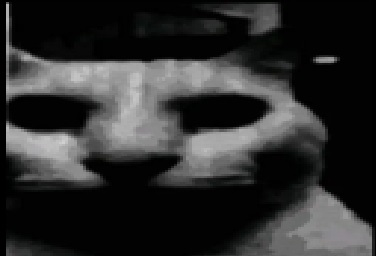
#> input picture data/catdespair.jpg, 376 x 256 px
$ python main.py data/catdespair.jpg
#> lines starting #> are read from the running program, lines starting #| are printed output that depends on the picture
### tree.py
"""
Module with quadtree implementation.
"""
import threading
from PIL import Image, ImageDraw


class Quadrant:
    """
    Represents a quadrant in the QuadTree

    Attributes:
        bbox (tuple): The bounding box of the quadrant
        depth (int): The depth in the quadtree
        children (list): The child quadrants if any
        leaf (bool): True if leaf quadrant, else False
        detail (float): The detail intensity of the quadrant
        color (tuple): The average color in RGB format
    """

    def __init__(self, image: Image.Image, bbox: tuple, depth: int):
        """
        Initialize a Quadrant

        Args:
            image (PIL.Image.Image): The input image
            bbox (tuple): The bounding box of the quadrant
            depth (int): The depth in the quadtree
        """
        self.bbox = bbox
        self.depth = depth
        self.children = None
        self.leaf = False

        image = image.crop(bbox)

        histogram = image.histogram()

        self.detail = get_luma_y(histogram)
        self.color = average_color(image)

    def split(self, image: Image.Image):
        """
        Split the quadrant into four new quadrants.

        Args:
            image (PIL.Image.Image): The input image.
        """
        left, upper, width, height = self.bbox

        middle_x = left + (width - left) / 2
        middle_y = upper + (height - upper) / 2

        # left upper right lower
        upper_left = Quadrant(image, (left, upper, middle_x, middle_y), self.depth + 1)
        upper_right = Quadrant(image, (middle_x, upper, width, middle_y), self.depth + 1)
        bottom_left = Quadrant(image, (left, middle_y, middle_x, height), self.depth + 1)
        bottom_right = Quadrant(image, (middle_x, middle_y, width, height), self.depth + 1)

        self.children = [upper_left, upper_right, bottom_left, bottom_right]


def average_color(image: Image.Image) -> tuple:
    """
    Calculate the average color of an image

    Args:
        image (PIL.Image.Image): The input image

    Returns:
        tuple: A tuple representing the average color in RGB format
    """
    image = image.convert("RGB")

    pixel_data = list(image.getdata())

    total_r, total_g, total_b = 0, 0, 0

    for pixel in pixel_data:
        r, g, b = pixel
        total_r += r
        total_g += g
        total_b += b

    num_pixels = len(pixel_data)
    avg_r = total_r // num_pixels
    avg_g = total_g // num_pixels
    avg_b = total_b // num_pixels

    return avg_r, avg_g, avg_b


def get_luma_y(hist: list) -> float:
    """
    Calculate the Y component for YUV color model

    Args:
        hist (list): Histogram data

    Returns:
        float: Y component
    """
    red_deviation = standard_deviation(hist[:256])
    green_deviation = standard_deviation(hist[256:512])
    blue_deviation = standard_deviation(hist[512:768])
    # 0.299 | 0.587 | 0.114 BT.601 recommended values for Kr Kg Kb
    luma_y = red_deviation * 0.299 + green_deviation * 0.587 + blue_deviation * 0.114

    return luma_y


def standard_deviation(hist: list) -> float:
    """
    Calculate the standard deviation of image histogram

    Args:
        hist (list): Histogram data

    Returns:
        float: Standard deviation value
    """
    total = sum(hist)
    value, deviation_number = 0, 0

    if total > 0:
        value = sum(i * x for i, x in enumerate(hist)) / total
        # Corrected standard deviation formula
        deviation_number = (sum(x * (value - i) ** 2 for i, x in enumerate(hist)) / total) ** 0.5

    return deviation_number


class QuadTree:
    """
       Represents a QuadTree for image compression

       Attributes:
           width (int): The width of the input image
           height (int): The height of the input image
           max_depth (int): The maximum depth of the quadtree
           root (Quadrant): The root quadrant of the quadtree

       Methods:
           start(self, image: Image.Image): Initialize the quadtree and start build process
           build(self, root: Quadrant, image: Image.Image): Recursively build the quadtree
           create_image(self, custom_depth: int, show_lines: bool = False): Create an image based on a given depth
           get_leaves(self, depth: int): Get leaf quadrants up to a specified depth
           search(self, tree, quadrant, max_depth, append_leaf): Recursively search for leaves in quadtree

           create_gif(self, file_name: str, duration: int = 1000, loop: int = 0, show_lines: bool = False):
           Create a GIF representation of the quadtree at different depths

       Args:
           image (PIL.Image.Image): The input image for quadtree

       """

    def __init__(self, image: Image.Image):
        """
        Initialize a QuadTree

        Args:
            image (PIL.Image.Image): The input image
        """
        self.width, self.height = image.size

        self.max_depth = 0

        self.root = None

        self.start(image)

    def start(self, image: Image.Image):
        """
        Start the quadtree compression

        Args:
            image (PIL.Image.Image): The input image
        """
        self.root = Quadrant(image, image.getbbox(), 0)

        self.build(self.root, image)

    def build(self, root: Quadrant, image: Image.Image):
        """
        Recursively build the quadtree

        Args:
            root (Quadrant): The root quadrant
            image (PIL.Image.Image): The input image
        """
        # 10 is experimental number for optimal detail
        # 8 is max depth of quad tree
        if root.depth >= 8 or root.detail <= 10:
            if root.depth > self.max_depth:
                self.max_depth = root.depth

            root.leaf = True
            return
        root.split(image)

        if root.depth == 0:
            threads = []
            for child in root.children:
                thread = threading.Thread(target=self.build, args=(child, image))
                threads.append(thread)
                thread.start()
            for thread in threads:
                thread.join()
        else:
            for children in root.children:
                self.build(children, image)
        # for children in root.children:
        #     self.build(children, image)

    def create_image(self, custom_depth: int, show_lines: bool = False) -> Image.Image:
        """
        Create an image based on quadtree compression

        Args:
            custom_depth (int): The depth of the recursive search
            show_lines (bool): Show lines in the output image

        Returns:
            PIL.Image.Image: The output image
        """
        # create blank image canvas
        image = Image.new('RGB', (self.width, self.height))
        draw = ImageDraw.Draw(image)

        leaf_quadrants = self.get_leaves(custom_depth)

        # draw rectangle size of quadrant for each leaf quadrant
        for quadrant in leaf_quadrants:
            if show_lines:
                draw.rectangle(quadrant.bbox, quadrant.color, outline=(0, 0, 0))
            else:
                draw.rectangle(quadrant.bbox, quadrant.color)

        return image

    def get_leaves(self, depth: int) -> list:
        """
        Get a list of tree leaves

        Args:
            depth (int): The depth in the quadtree

        Returns:
            list: A list of leaves
        """
        if depth > self.max_depth:
            depth = self.max_depth

        quadrants = []

        self.search(self.root, depth, quadrants.append)

        return quadrants

    def search(self, quadrant: Quadrant, max_depth: int, append_leaf):
        """
        Recursively search the quadtree for leaves or max depth quadrants

        Args:
            quadrant: The current quadrant
            max_depth: The maximum depth
            append_leaf: The function to append a leaf quadrant
            to quadrants list in get_leaves
        """
        if quadrant.leaf or quadrant.depth == max_depth:
            append_leaf(quadrant)
        elif quadrant.children is not None:
            for child in quadrant.children:
                self.search(child, max_depth, append_leaf)

    def create_gif(self, file_name: str, duration: int = 1000, loop: int = 0, show_lines: bool = False):
        """
        Create a GIF animation of the quadtree compression

        Args:
            file_name (str): The output GIF file name
            duration (int): The duration of each frame in milliseconds.
            loop (int): Number of loops
            show_lines (bool): Show lines in the output image
        """
        gif = []

        for i in range(self.max_depth):
            image = self.create_image(i, show_lines=show_lines)
            gif.append(image)
        if len(gif) > 0:
            gif.reverse()
            gif[0].save(
                file_name,
                save_all=True,
                append_images=gif[1:],
                duration=duration, loop=loop)
        else:
            print('Cannot create gif, image incompressible')

### main.py
"""
Module for implementing image compression using quad trees


"""
import os
import argparse

from PIL import Image
from tree import QuadTree

if __name__ == '__main__':
    parser = argparse.ArgumentParser(description="Create a quadtree image")
    parser.add_argument("image_path", type=str, help="Path to the input image file")
    parser.add_argument("--depth", type=int, default=1, help="Depth of the recursive search in quadtree")
    parser.add_argument("--show_lines", action="store_true", help="Show lines in the output image")

    args = parser.parse_args()

    image = Image.open(args.image_path)
#> image is the input picture: PIL image 376x256 RGB; mean R, G, B 45.7, 45.9, 45.8

    filename = os.path.splitext(os.path.basename(args.image_path))[0]

    quadtree = QuadTree(image)
#> in __init__, `histogram = image.histogram()`: histogram = 768 values, max 36701 at index 514, min 0 at index 200, mean 376
#> in standard_deviation, `total = sum(hist)`: total = 96256
#> in standard_deviation, `value = sum(i * x for i, x in enumerate(hist)) / total`: value = 45.74
#> in standard_deviation, `deviation_number = (sum(x * (value - i) ** 2 for i, x in enumerate(his..`: deviation_number = 59.06
#> in get_luma_y, `green_deviation = standard_deviation(hist[256:512])`: green_deviation = 58.94
#> in get_luma_y, `blue_deviation = standard_deviation(hist[512:768])`: blue_deviation = 59.04
#> in get_luma_y, `luma_y = red_deviation * 0.299 + green_deviation * 0.587 + blue_deviat..`: luma_y = 58.99
#> in average_color, `pixel_data = list(image.getdata())`: pixel_data = 96256 items
#> the loop in average_color, `for pixel in pixel_data:` made 96256 passes
#> (r, g, b, total_r, total_g, total_b) on passes 1 to 3: (0, 0, 0, 0, 0, 0), (3, 3, 3, 3, 3, 3), (0, 0, 0, 3, 3, 3)
#> after the loop in average_color, `for pixel in pixel_data:`: total_b = 4412760; total_g = 4421346; total_r = 4402842
#> in average_color, `num_pixels = len(pixel_data)`: num_pixels = 96256
#> in average_color, `avg_r = total_r // num_pixels`: avg_r = 45
#> in __init__, `self.color = average_color(image)`: self.color = (45, 45, 45)
#> call 2 of __init__, with bbox = (0, 0, 188, 128), depth = 1
#> in __init__ (call 2), `image = image.crop(bbox)`:
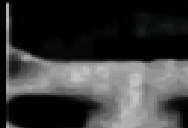
#> image: PIL image 188x128 RGB; mean R, G, B 57.2, 57.4, 57.3
#> in __init__ (call 2), `histogram = image.histogram()`: histogram = 768 values, max 7299 at index 514, min 0 at index 198, mean 94
#> in __init__ (call 2), `self.detail = get_luma_y(histogram)`: self.detail = 67.39
#> the loop in average_color (call 2), `for pixel in pixel_data:` made 24064 passes
#> call 3 of __init__, with bbox = (188, 0, 376, 128), depth = 1
#> in __init__ (call 3), `image = image.crop(bbox)`:
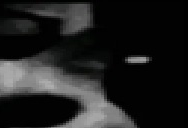
#> image: PIL image 188x128 RGB; mean R, G, B 31.5, 31.8, 31.6
#> call 4 of __init__, with bbox = (0, 128, 188, 256), depth = 1
#> in __init__ (call 4), `image = image.crop(bbox)`:
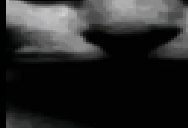
#> image: PIL image 188x128 RGB; mean R, G, B 40.6, 40.7, 40.7
#> in __init__ (call 5), `image = image.crop(bbox)`:
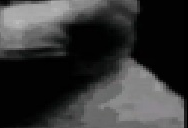
#> image: PIL image 188x128 RGB; mean R, G, B 53.6, 53.9, 53.8
#> the loop in build, `for child in root.children:` made 4 passes
#> the loop in build, `for thread in threads:` made 4 passes

    depth = args.depth

    output_image = quadtree.create_image(depth, show_lines=args.show_lines)
#> in create_image, `image = Image.new('RGB', (self.width, self.height))`: image: PIL image 376x256 RGB; every value is 0
#> the loop in search, `for child in quadrant.children:` made 4 passes
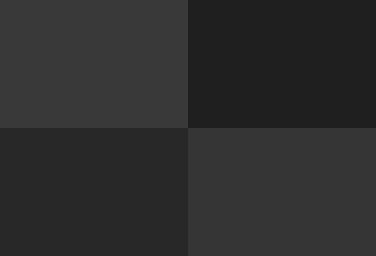
#> output_image: PIL image 376x256 RGB; min 31, max 57, mean 45.2

    quadtree.create_gif(f"compressed_{filename}.gif", show_lines=args.show_lines)
#> the loop in create_gif, `for i in range(self.max_depth):` made 8 passes
#> pass 3, in create_gif, `image = self.create_image(i, show_lines=show_lines)`:
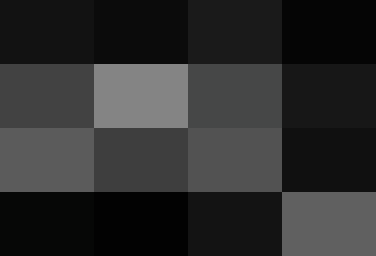
#> image: PIL image 376x256 RGB; mean R, G, B 45.3, 45.4, 45.4
#> in create_gif, `gif[0].save( file_name, save_all=True, append_images=gif[1:], duration..`:
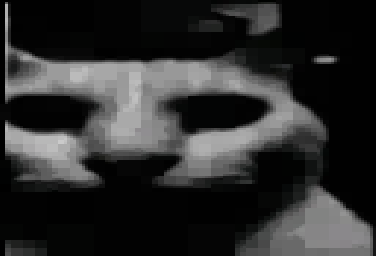
#> saved as compressed_catdespair.gif: PIL image 376x256 RGB; mean R, G, B 45.3, 45.6, 45.5

    output_image.save(f"compressed_{filename}.jpg")

    print("Completed")

$ run again, on data/pupsik.jpg
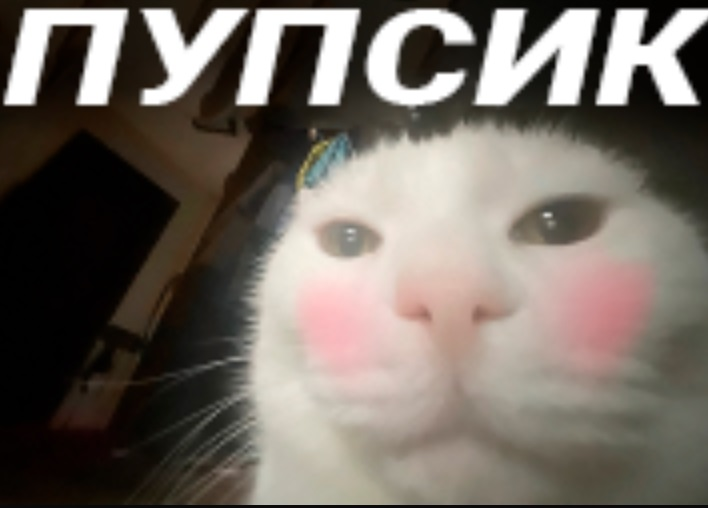
#> input picture data/pupsik.jpg, 708 x 508 px
#> image is the input picture: PIL image 708x508 RGB; mean R, G, B 115.9, 108, 100.1
#> histogram = 768 values, max 25791 at index 513, min 98 at index 746, mean 1404.9
#> total = 359664
#> value = 115.9
#> deviation_number = 87.05
#> green_deviation = 84.48
#> blue_deviation = 84.23
#> luma_y = 85.22
#> pixel_data = 359664 items
#> the loop in average_color, `for pixel in pixel_data:` made 359664 passes
#> (r, g, b, total_r, total_g, total_b) on passes 1 to 3: (29, 19, 9, 29, 19, 9), (29, 19, 9, 58, 38, 18), (29, 19, 9, 87, 57, 27)
#> after the loop in average_color, `for pixel in pixel_data:`: total_b = 35991636; total_g = 38828534; total_r = 41692639
#> num_pixels = 359664
#> avg_r = 115
#> avg_g = 107
#> avg_b = 100
#> self.color = (115, 107, 100)
#> the loop in average_color (call 2), `for pixel in pixel_data:` made 89916 passes
#> in __init__ (call 5), `image = image.crop(bbox)`:
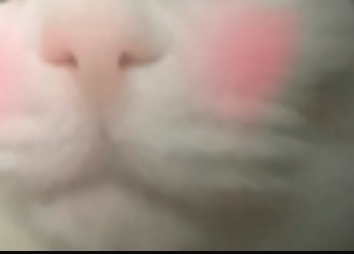
#> image: PIL image 354x254 RGB; mean R, G, B 155.8, 140.9, 130.3
#> the loop in build, `for child in root.children:` made 4 passes
#> the loop in build, `for thread in threads:` made 4 passes
#> the loop in search, `for child in quadrant.children:` made 4 passes
#> in create_gif, `gif[0].save( file_name, save_all=True, append_images=gif[1:], duration..`:
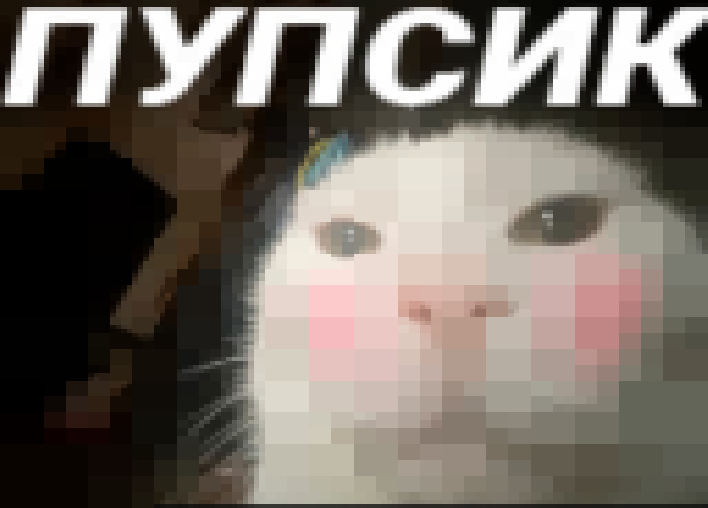
#> saved as compressed_pupsik.gif: PIL image 708x508 RGB; mean R, G, B 115.7, 107.8, 99.9
